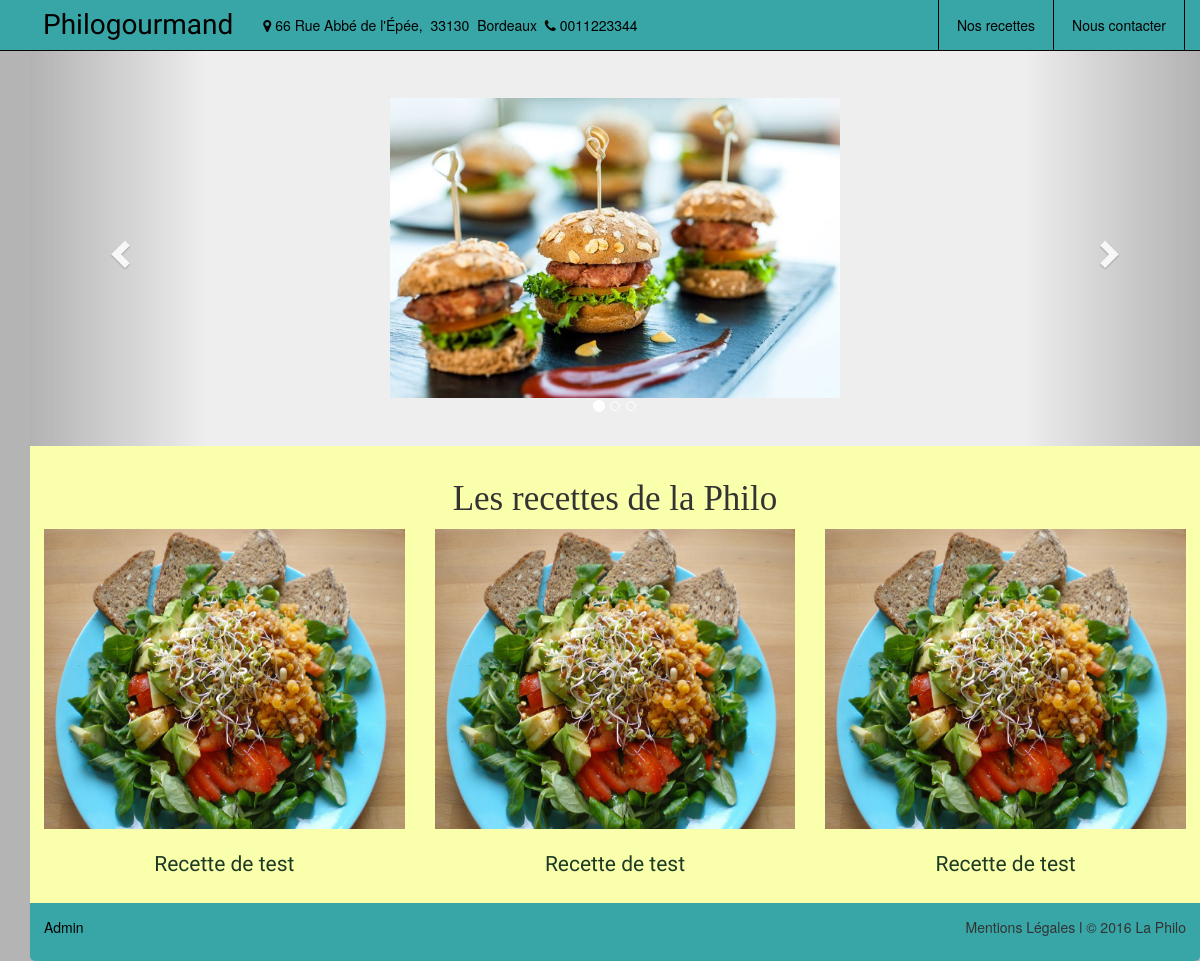
The page / on the database its author committed.
### tables this page shows
CREATE TABLE `resto` (
  `id` int(11) NOT NULL,
  `link` varchar(255) NOT NULL,
  `adress` varchar(255) NOT NULL,
  `zipcode` varchar(5) NOT NULL,
  `city` varchar(50) NOT NULL,
  `email` varchar(255) NOT NULL,
  `phone` varchar(10) NOT NULL,
  `title` varchar(255) NOT NULL
);

### index.php (the view, shortened to what this page needs)
<?php
  require_once 'inc/connect.php';
  require_once 'inc/header.php';
 ?>
<div id="myCarousel"  class="carousel slide jumbotron" data-ride="carousel">
  <ol class="carousel-indicators">
    <li data-target="#myCarousel" data-slide-to="0" class="active"></li>
    <li data-target="#myCarousel" data-slide-to="1"></li>
    <li data-target="#myCarousel" data-slide-to="2"></li>
  </ol>
  <div class="carousel-inner"  role="listbox">
    <div class="item active" >
      <img  src="img/<?php echo $picture[0]; ?>" alt="Chania">
    </div>
  </div>
  <a class="left carousel-control" href="#myCarousel" role="button" data-slide="prev">
    <span class="glyphicon glyphicon-chevron-left" aria-hidden="true"></span>
  </a>
  <a class="right carousel-control" href="#myCarousel" role="button" data-slide="next">
    <span class="glyphicon glyphicon-chevron-right" aria-hidden="true"></span>
  </a>
</div>
<div id="background_2" class="recipes">
        <h2>Les recettes de la Philo</h2>
    <div class="row">
       <?php
$res = $pdo->prepare('SELECT * FROM recipes ORDER BY RAND() LIMIT 3');
$res->execute();
$recettes = $res->fetchAll(PDO::FETCH_ASSOC);
if (empty($recettes)) {
    for ($i = 0; $i < 3; $i++) {
        $recettes[] =[
            'link'  => 'link-default.jpg',
            'title' => 'Recette de test'
        ];
    }
}
foreach($recettes as $recipe){
?>
        <div class="col-md-4">
            <img class="img-responsive img_recette_index alt="entree" src="img/<?php echo $recipe['link']; ?>">
            <br>
            <?php if(isset($recipe['id'])) : ?>
                <p class="text-center"><a  href="list_recipes.php?id=<?=$recipe['id'];?>" class="link_recipes">Lire la recette</a></p>
            <?php else: ?>
                <p class="text-center"><a  href="#" class="link_recipes"><?=$recipe['title'];?></a></p>
            <?php endif; ?>
        </div>
<?php }
?>    </div>
</div>
<?php
require_once 'inc/footer.php';
?>

### inc/header.php (shortened to what this page needs)
<?php
      $res = $pdo->prepare('SELECT * FROM resto WHERE id = :id');
      $res->bindValue(':id' ,1  , PDO::PARAM_INT);
      if($res->execute()){
      $restaurant = $res->fetch(PDO::FETCH_ASSOC);
      $title = $restaurant['title'];
      $adress = $restaurant['adress'];
      $zipcode = $restaurant['zipcode'];
      $city = $restaurant['city'];
      $phone = $restaurant['phone'];
      $picture = explode(',',$restaurant['link']);
      }
?>
<!DOCTYPE html>
<html lang="fr">
  <head>
    <link rel="stylesheet" href="https://maxcdn.bootstrapcdn.com/bootstrap/3.3.6/css/bootstrap.min.css">
    <link href='https://maxcdn.bootstrapcdn.com/font-awesome/4.6.1/css/font-awesome.min.css' rel='stylesheet' type='text/css'>
    <link type="text/css" rel="stylesheet" href="css/style.css">
  </head>
  <body class="container">
    <nav id="background_navbar" class="navbar navbar-inverse navbar-fixed-top">
      <div class="container">
        <div class="navbar-header">
            <a id="logo" class="navbar-brand" href="index.php"><?php echo $title ?></a><br>
        </div>
        <p class="navbar-text">
            <i class="fa fa-map-marker pr-5 pl-10"></i>&nbsp;<?php echo $adress ?>,&nbsp;
            <?php echo $zipcode; ?>&nbsp;
            <?php echo $city ?>&nbsp;
            <i class="fa fa-phone pr-5 pl-10"></i>&nbsp;<?php echo $phone ?>
        </p>
        <ul class="nav navbar-nav navbar-right">
            <li><a href="list_recipes.php">Nos recettes</a></li>
            <li><a href="contact.php">Nous contacter</a></li>
        </ul>
      </div>
    </nav>
    <main class="container">

### css/style.css (style rules this page uses)
.navbar-text, .navbar-link { color: black !important; }
.navbar-inverse .navbar-nav > li { padding: 0 3px; border-left: 1px solid black; }
.navbar-inverse .navbar-nav > li:last-child { border-right: 1px solid black; }
.navbar-inverse .navbar-nav > li > a { color: black; }
#logo { padding-left: 1em; font-size: 2em; font-family: 'Lobster',cursive,Verdana,sans-serif; color: black; }
#background_navbar { background-color: #38a5a7; }
main { padding-top: 50px; }
.jumbotron { padding-bottom: 48px; margin: 0; border-radius: 0 !important; }
#background_2 { background-color: #FAFFAB; }
body { background-color: #B5B4B5; }
h2 { font-family: cursive; font-size: 2.5em; text-align: center; }
main.container { padding-left: 0; padding-right: 0; }
.recipes { padding: 1em; }
.link_recipes { font-size: 1.5em; font-family: 'Satisfy',cursive,Verdana,sans-serif; color: #1D3A24; text-decoration: none; }
.img_recette_index { height: 300px; }
.carousel-inner > .item > img { max-height: 300px; margin: auto; }

### rows shown on the page
resto: title "Philogourmand", adress "66 Rue Abbé de l'Épée", zipcode "33130", city "Bordeaux", phone "0011223344"

### other values the page prints
$recipe['title'] "Recette de test"
